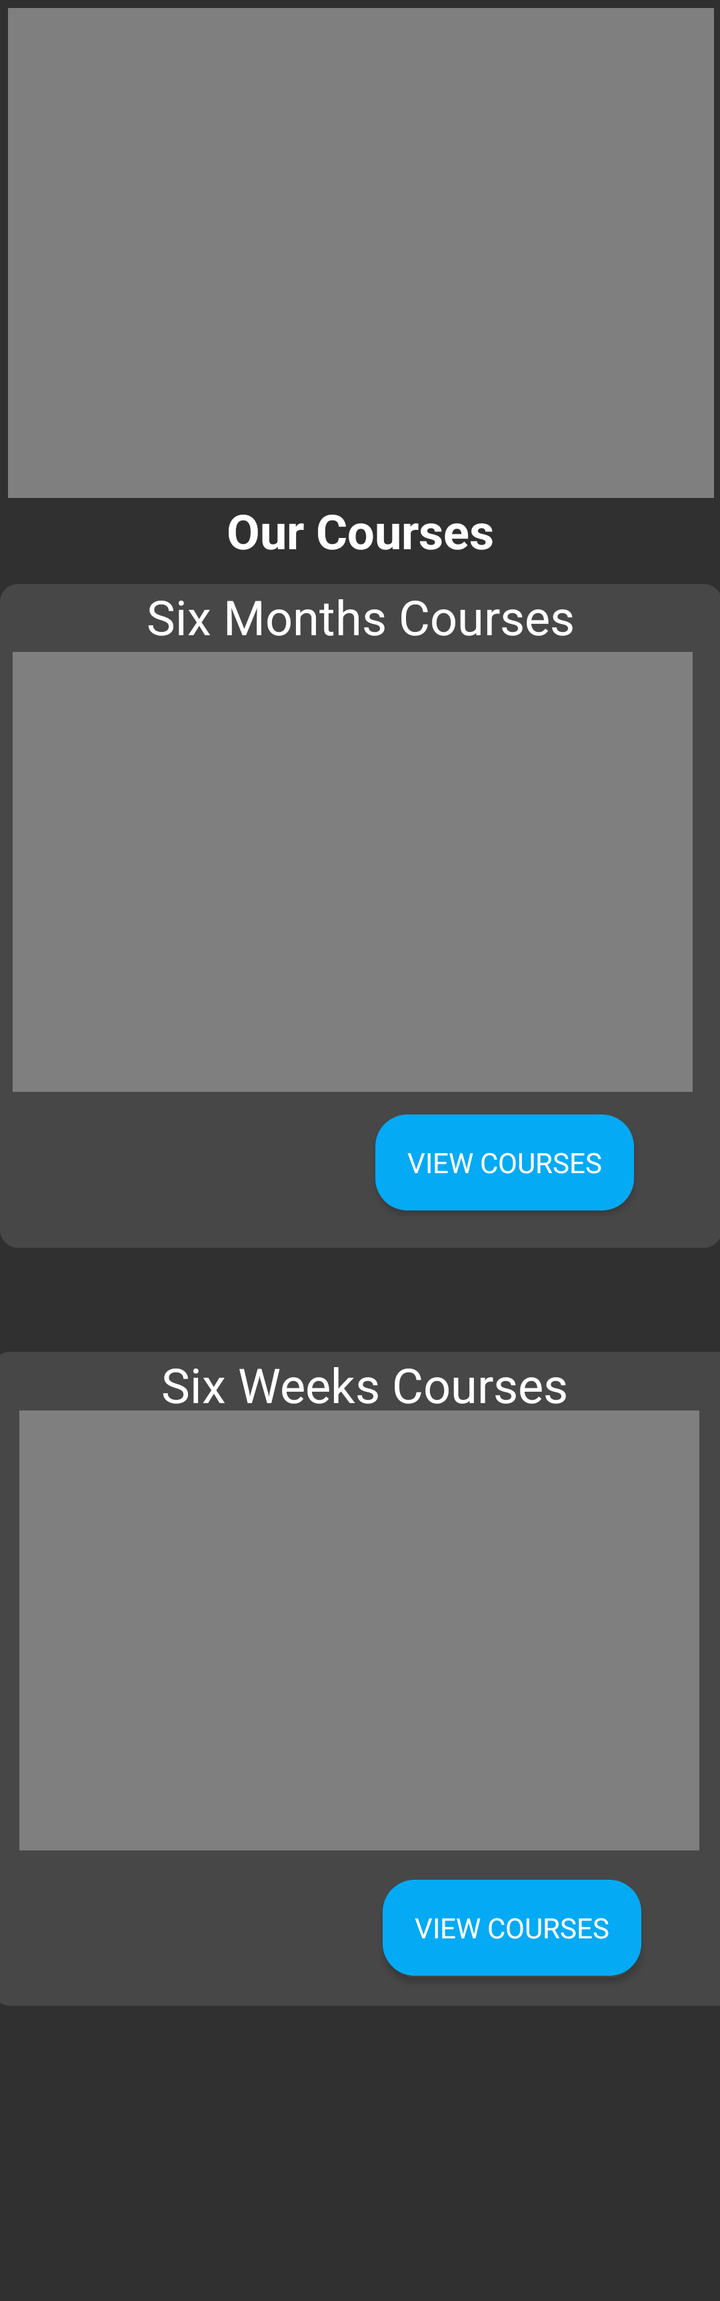
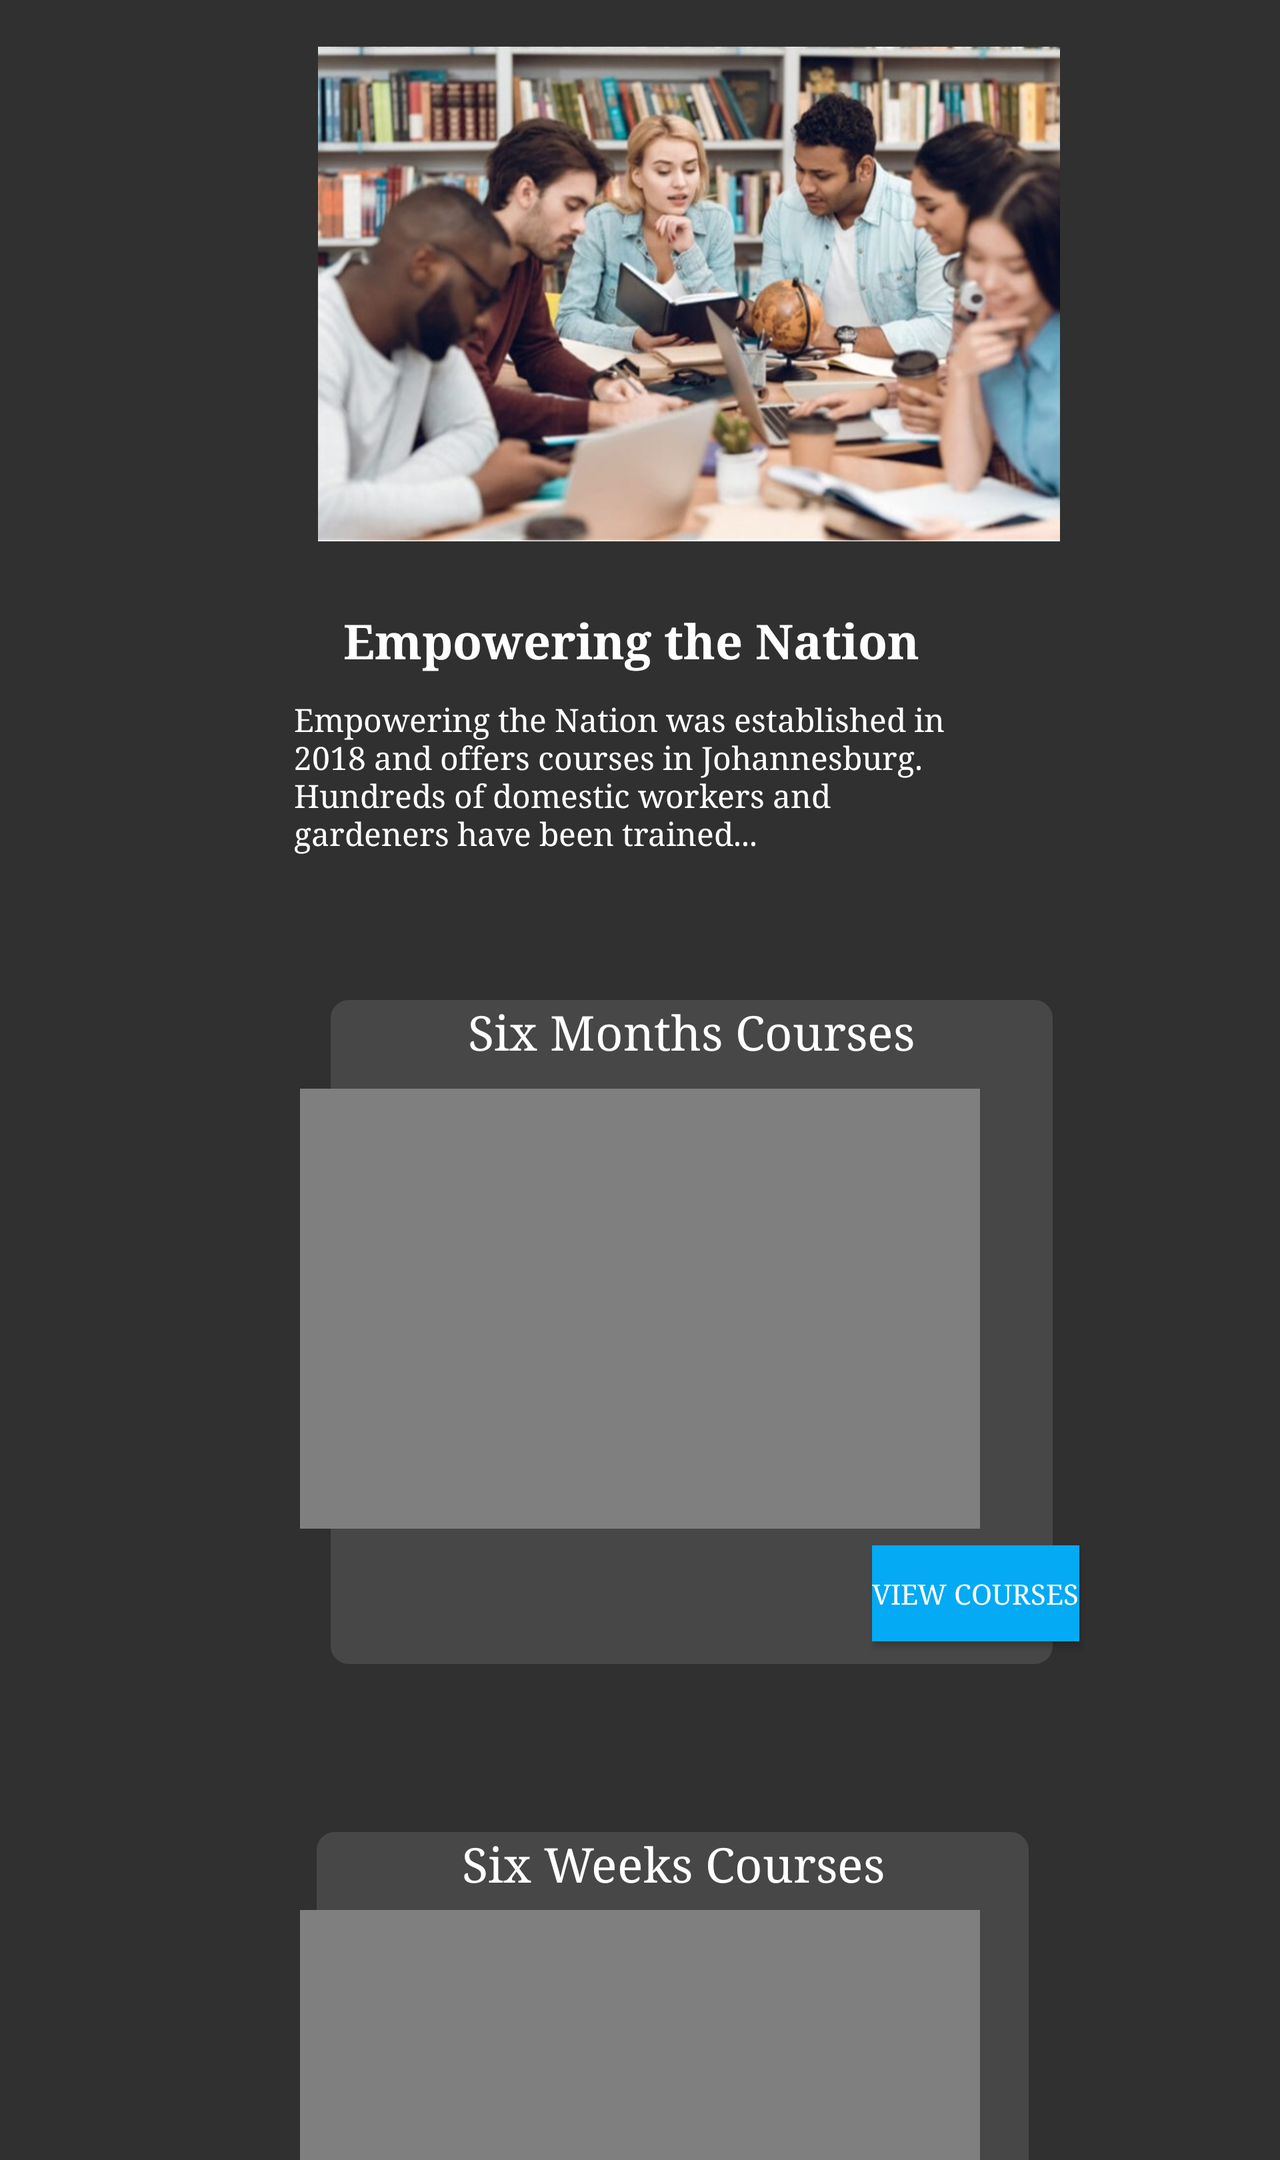

An Android layout and its configuration variant, each rendered on a device that would load it. The default file and the variant file are quoted in full after the pictures.
<!-- AndroidManifest.xml: application theme Theme.ETN -->
<!-- res/layout/activity_scrolling.xml -->
<?xml version="1.0" encoding="utf-8"?>
<ScrollView xmlns:android="http://schemas.android.com/apk/res/android"
    xmlns:app="http://schemas.android.com/apk/res-auto"
    xmlns:tools="http://schemas.android.com/tools"
    android:layout_width="match_parent"
    android:layout_height="match_parent"
    android:fillViewport="true"
    tools:context=".ScrollingActivity">

    <androidx.constraintlayout.widget.ConstraintLayout
        android:layout_width="match_parent"
        android:layout_height="wrap_content"
        android:background="@drawable/background">

        <TextView
            android:id="@+id/textView10"
            android:layout_width="315dp"
            android:layout_height="43dp"
            android:fontFamily="sans-serif"
            android:text="Our Courses"
            android:textAlignment="center"
            android:textColor="@color/white"
            android:textColorHint="@color/white"
            android:textSize="24dp"
            android:textStyle="bold"
            app:layout_constraintBottom_toTopOf="@+id/textView5"
            app:layout_constraintEnd_toEndOf="parent"
            app:layout_constraintStart_toStartOf="parent"
            app:layout_constraintTop_toBottomOf="@+id/imageView6"
            app:layout_constraintVertical_bias="0.084" />

        <VideoView
            android:id="@+id/imageView6"
            android:layout_width="353dp"
            android:layout_height="245dp"
            android:layout_marginTop="4dp"
            android:src="@drawable/students2"
            app:layout_constraintEnd_toEndOf="parent"
            app:layout_constraintHorizontal_bias="0.591"
            app:layout_constraintStart_toStartOf="parent"
            app:layout_constraintTop_toTopOf="parent" />

        <TextView
            android:id="@+id/textView5"
            android:layout_width="361dp"
            android:layout_height="332dp"
            android:layout_marginBottom="40dp"
            android:background="@drawable/spinner_border"
            android:fontFamily="sans-serif"
            android:text="Six Months Courses"
            android:textAlignment="center"
            android:textColor="@color/white"
            android:textSize="24sp"
            app:layout_constraintBottom_toBottomOf="parent"
            app:layout_constraintEnd_toEndOf="parent"
            app:layout_constraintHorizontal_bias="0.32"
            app:layout_constraintStart_toStartOf="parent"
            app:layout_constraintTop_toTopOf="parent"
            app:layout_constraintVertical_bias="0.375" />

        <TextView
            android:id="@+id/textView6"
            android:layout_width="372dp"
            android:layout_height="327dp"
            android:layout_marginTop="52dp"
            android:background="@drawable/spinner_border"
            android:fontFamily="sans-serif"
            android:text="Six Weeks Courses"
            android:textAlignment="center"
            android:textColor="@color/white"
            android:textSize="24sp"
            app:layout_constraintEnd_toEndOf="parent"
            app:layout_constraintHorizontal_bias="0.363"
            app:layout_constraintStart_toStartOf="parent"
            app:layout_constraintTop_toBottomOf="@+id/textView5" />

        <Button
            android:id="@+id/buttonCourse"
            android:layout_width="wrap_content"
            android:layout_height="wrap_content"
            android:layout_marginTop="4dp"
            android:fontFamily="sans-serif"
            android:text="View Courses"
            android:background="@drawable/round_circle"
            android:paddingLeft="16dp"
            android:paddingRight="16dp"
            android:paddingTop="8dp"
            android:paddingBottom="8dp"
            app:layout_constraintBottom_toBottomOf="@+id/textView5"
            app:layout_constraintEnd_toEndOf="parent"
            app:layout_constraintHorizontal_bias="0.813"
            app:layout_constraintStart_toStartOf="parent"
            app:layout_constraintTop_toBottomOf="@+id/monthCourse"
            app:layout_constraintVertical_bias="0.285" />

        <Button
            android:id="@+id/buttonCourse2"
            android:layout_width="wrap_content"
            android:layout_height="wrap_content"
            android:background="@drawable/round_circle"
            android:fontFamily="sans-serif"
            android:paddingLeft="16dp"
            android:paddingTop="8dp"
            android:paddingRight="16dp"
            android:paddingBottom="8dp"
            android:text="View Courses"
            app:layout_constraintBottom_toBottomOf="@+id/textView6"
            app:layout_constraintEnd_toEndOf="parent"
            app:layout_constraintHorizontal_bias="0.829"
            app:layout_constraintStart_toStartOf="parent"
            app:layout_constraintTop_toTopOf="@+id/textView6"
            app:layout_constraintVertical_bias="0.946" />

        <VideoView
            android:id="@+id/monthCourse"
            android:layout_width="340dp"
            android:layout_height="220dp"
            app:layout_constraintBottom_toTopOf="@+id/weekCourse"
            app:layout_constraintEnd_toEndOf="parent"
            app:layout_constraintHorizontal_bias="0.323"
            app:layout_constraintStart_toStartOf="parent"
            app:layout_constraintTop_toTopOf="@+id/textView5"
            app:layout_constraintVertical_bias="0.176" />

        <VideoView
            android:id="@+id/weekCourse"
            android:layout_width="340dp"
            android:layout_height="220dp"
            app:layout_constraintBottom_toBottomOf="@+id/textView6"
            app:layout_constraintEnd_toEndOf="parent"
            app:layout_constraintHorizontal_bias="0.478"
            app:layout_constraintStart_toStartOf="parent"
            app:layout_constraintTop_toBottomOf="@+id/textView5"
            app:layout_constraintVertical_bias="0.512" />

    </androidx.constraintlayout.widget.ConstraintLayout>

</ScrollView>
<!-- resources referenced by this layout -->
<resources>
  <color name="white">#FFFFFFFF</color>
  <!-- drawable round_circle (drawable) -->
  <?xml version="1.0" encoding="utf-8"?>
  <shape xmlns:android="http://schemas.android.com/apk/res/android">
      <solid android:color="@color/purple_700"/> 
      <corners android:radius="16dp"/> 
      <padding
          android:left="12dp"
          android:top="12dp"
          android:right="12dp"
          android:bottom="12dp" /> 
  </shape>
  <!-- drawable spinner_border (drawable) -->
  <?xml version="1.0" encoding="utf-8"?>
  <layer-list xmlns:android="http://schemas.android.com/apk/res/android">
      <item>
          <shape android:shape="rectangle">
              
              <stroke
                  android:width="2dp"
                  android:color="#474747"/>
              
              <solid android:color="#474747"/>
              
              <corners android:radius="8dp"/>
          </shape>
      </item>
  </layer-list>
  <!-- drawable students2: jpg bitmap (drawable, 209895 bytes) -->
  <style name="Theme.ETN" parent="Theme.AppCompat">
          
          <item name="colorPrimary">@color/purple_500</item>
          <item name="colorPrimaryVariant">@color/purple_700</item>
          <item name="colorOnPrimary">#D405E6CE</item>
          <item name="android:button">@color/purple_700</item>
          <item name="android:fontFamily">sans-serif</item>
          <item name="android:textColor">#FFFFFF</item>
          
          <item name="colorSecondary">#0096D7</item>
          <item name="colorSecondaryVariant">@color/teal_700</item>
          <item name="colorOnSecondary">@color/purple_500</item>
          
          <item name="android:statusBarColor">?attr/colorPrimaryVariant</item>
          
      </style>
  <color name="purple_700">#04AAF4</color>
  <color name="purple_500">#00A7EE</color>
  <color name="teal_700">#FF018786</color>
</resources>
<!-- res/layout-land/activity_scrolling.xml (the repository's variant of the layout above) -->
<!-- drawn on the phone turned sideways -->
<?xml version="1.0" encoding="utf-8"?>
<ScrollView xmlns:android="http://schemas.android.com/apk/res/android"
    xmlns:app="http://schemas.android.com/apk/res-auto"
    xmlns:tools="http://schemas.android.com/tools"
    android:layout_width="match_parent"
    android:layout_height="match_parent"
    android:fillViewport="true"
    tools:context=".ScrollingActivity">

    <androidx.constraintlayout.widget.ConstraintLayout
        android:layout_width="match_parent"
        android:layout_height="wrap_content"
        android:background="@drawable/background">

        <TextView
            android:id="@+id/textView10"
            android:layout_width="297dp"
            android:layout_height="45dp"
            android:fontFamily="serif"
            android:text="Empowering the Nation"
            android:textColor="@color/white"
            android:textColorHint="@color/white"
            android:textSize="24sp"
            android:textStyle="bold"
            app:layout_constraintBottom_toTopOf="@+id/textView5"
            app:layout_constraintEnd_toEndOf="parent"
            app:layout_constraintStart_toStartOf="parent"
            app:layout_constraintTop_toBottomOf="@+id/imageView6"
            app:layout_constraintVertical_bias="0.084" />

        <TextView
            android:id="@+id/textView4"
            android:layout_width="326dp"
            android:layout_height="151dp"
            android:fontFamily="serif"
            android:text="Empowering the Nation was established in 2018 and offers courses in Johannesburg. Hundreds of domestic workers and gardeners have been trained..."
            android:textColor="@color/white"
            android:textSize="16sp"
            app:layout_constraintBottom_toTopOf="@+id/textView5"
            app:layout_constraintEnd_toEndOf="parent"
            app:layout_constraintHorizontal_bias="0.468"
            app:layout_constraintStart_toStartOf="parent"
            app:layout_constraintTop_toBottomOf="@+id/textView10"
            app:layout_constraintVertical_bias="0.745" />

        <ImageView
            android:id="@+id/imageView6"
            android:layout_width="371dp"
            android:layout_height="286dp"
            android:layout_marginTop="4dp"
            android:src="@drawable/students2"
            app:layout_constraintEnd_toEndOf="parent"
            app:layout_constraintHorizontal_bias="0.591"
            app:layout_constraintStart_toStartOf="parent"
            app:layout_constraintTop_toTopOf="parent" />

        <TextView
            android:id="@+id/textView5"
            android:layout_width="361dp"
            android:layout_height="332dp"
            android:layout_marginBottom="40dp"
            android:background="@drawable/spinner_border"
            android:fontFamily="serif"
            android:text="Six Months Courses"
            android:textAlignment="center"
            android:textColor="@color/white"
            android:textSize="24sp"
            app:layout_constraintBottom_toBottomOf="parent"
            app:layout_constraintEnd_toEndOf="parent"
            app:layout_constraintHorizontal_bias="0.593"
            app:layout_constraintStart_toStartOf="parent"
            app:layout_constraintTop_toTopOf="parent"
            app:layout_constraintVertical_bias="0.515" />

        <TextView
            android:id="@+id/textView6"
            android:layout_width="356dp"
            android:layout_height="314dp"
            android:layout_marginTop="84dp"
            android:background="@drawable/spinner_border"
            android:fontFamily="serif"
            android:text="Six Weeks Courses"
            android:textAlignment="center"
            android:textColor="@color/white"
            android:textSize="24sp"
            app:layout_constraintBottom_toBottomOf="parent"
            app:layout_constraintEnd_toEndOf="parent"
            app:layout_constraintHorizontal_bias="0.557"
            app:layout_constraintStart_toStartOf="parent"
            app:layout_constraintTop_toBottomOf="@+id/textView5"
            app:layout_constraintVertical_bias="0.0" />

        <Button
            android:id="@+id/buttonCourse"
            android:layout_width="wrap_content"
            android:layout_height="wrap_content"
            android:layout_marginTop="4dp"
            android:fontFamily="serif"
            android:text="View Courses"
            android:background="@color/purple_700"
            app:layout_constraintBottom_toBottomOf="@+id/textView5"
            app:layout_constraintEnd_toEndOf="parent"
            app:layout_constraintHorizontal_bias="0.813"
            app:layout_constraintStart_toStartOf="parent"
            app:layout_constraintTop_toBottomOf="@+id/monthCourse"
            app:layout_constraintVertical_bias="0.285" />

        <Button
            android:id="@+id/buttonCourse2"
            android:layout_width="wrap_content"
            android:layout_height="wrap_content"
            android:fontFamily="serif"
           android:background="@color/purple_700"
            android:text="View Courses"
            app:layout_constraintBottom_toBottomOf="@+id/textView6"
            app:layout_constraintEnd_toEndOf="parent"
            app:layout_constraintHorizontal_bias="0.813"
            app:layout_constraintStart_toStartOf="parent"
            app:layout_constraintTop_toTopOf="@+id/textView6"
            app:layout_constraintVertical_bias="1.0" />

        <VideoView
            android:id="@+id/monthCourse"
            android:layout_width="340dp"
            android:layout_height="220dp"
            app:layout_constraintBottom_toTopOf="@+id/weekCourse"
            app:layout_constraintEnd_toEndOf="parent"
            app:layout_constraintStart_toStartOf="parent"
            app:layout_constraintTop_toTopOf="@+id/textView5"
            app:layout_constraintVertical_bias="0.189" />

        <VideoView
            android:id="@+id/weekCourse"
            android:layout_width="340dp"
            android:layout_height="220dp"
            android:layout_marginTop="53dp"
            android:layout_marginBottom="55dp"
            app:layout_constraintBottom_toBottomOf="@+id/textView6"
            app:layout_constraintEnd_toEndOf="parent"
            app:layout_constraintStart_toStartOf="parent"
            app:layout_constraintTop_toTopOf="@+id/textView6"
            app:layout_constraintVertical_bias="1.0" />
    </androidx.constraintlayout.widget.ConstraintLayout>

</ScrollView>
<!-- resources referenced by the variant -->
<!-- as the phone turned sideways resolves them -->
<resources>
  <color name="purple_700">#04AAF4</color>
  <color name="white">#FFFFFFFF</color>
  <!-- drawable spinner_border (drawable) -->
  <?xml version="1.0" encoding="utf-8"?>
  <layer-list xmlns:android="http://schemas.android.com/apk/res/android">
      <item>
          <shape android:shape="rectangle">
              
              <stroke
                  android:width="2dp"
                  android:color="#474747"/>
              
              <solid android:color="#474747"/>
              
              <corners android:radius="8dp"/>
          </shape>
      </item>
  </layer-list>
  <!-- drawable students2: jpg bitmap (drawable, 209895 bytes) -->
  <style name="Theme.ETN" parent="Theme.AppCompat">
          
          <item name="colorPrimary">@color/purple_500</item>
          <item name="colorPrimaryVariant">@color/purple_700</item>
          <item name="colorOnPrimary">#D405E6CE</item>
          <item name="android:button">@color/purple_700</item>
          <item name="android:fontFamily">sans-serif</item>
          <item name="android:textColor">#FFFFFF</item>
          
          <item name="colorSecondary">#0096D7</item>
          <item name="colorSecondaryVariant">@color/teal_700</item>
          <item name="colorOnSecondary">@color/purple_500</item>
          
          <item name="android:statusBarColor">?attr/colorPrimaryVariant</item>
          
      </style>
  <color name="purple_500">#00A7EE</color>
  <color name="teal_700">#FF018786</color>
</resources>
